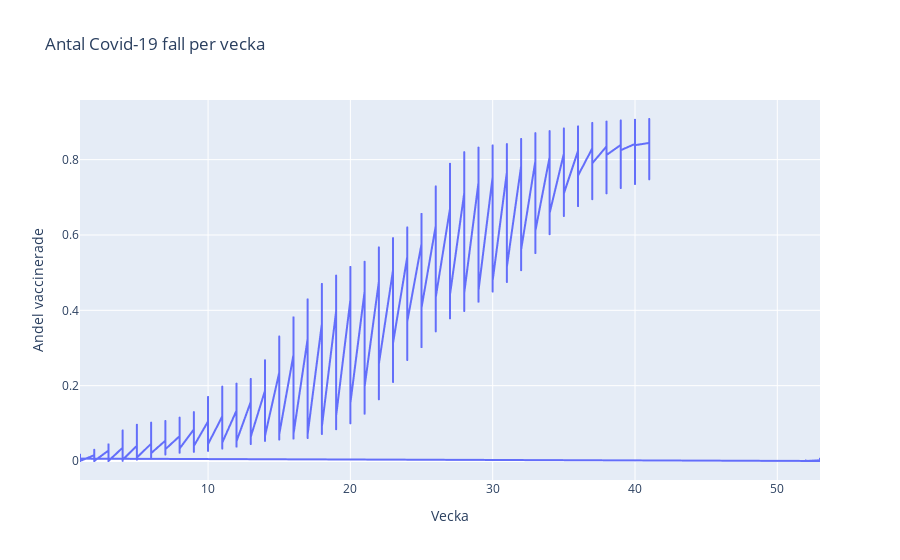

Notebook source saved alongside this figure:
### Code cell
fig = px.line(vaccin_per_v, x= "Vecka", y = "Andel vaccinerade", title= "Antal Covid-19 fall per vecka")
fig.show()
fig.write_html("KPI_1.html")

### Figure 1 — Plotly figure (JSON) as saved in the notebook; plotly's stock layout.template omitted (floating-point values rounded to 4 significant figures; data arrays with more than 128 entries replaced by an {"elided": "..."} marker saying what was removed)
{"data": [{"hovertemplate": "Vecka=%{x}<br>Andel vaccinerade=%{y}<extra></extra>", "legendgroup": "", "line": {"color": "#636efa", "dash": "solid"}, "marker": {"symbol": "circle"}, "mode": "lines", "name": "", "showlegend": false, "type": "scattergl", "x": {"elided": "1892 int values"}, "xaxis": "x", "y": {"elided": "1892 float values"}, "yaxis": "y"}], "layout": {"legend": {"tracegroupgap": 0}, "title": {"text": "Antal Covid-19 fall per vecka"}, "xaxis": {"anchor": "y", "domain": [0, 1], "title": {"text": "Vecka"}}, "yaxis": {"anchor": "x", "domain": [0, 1], "title": {"text": "Andel vaccinerade"}}}}
